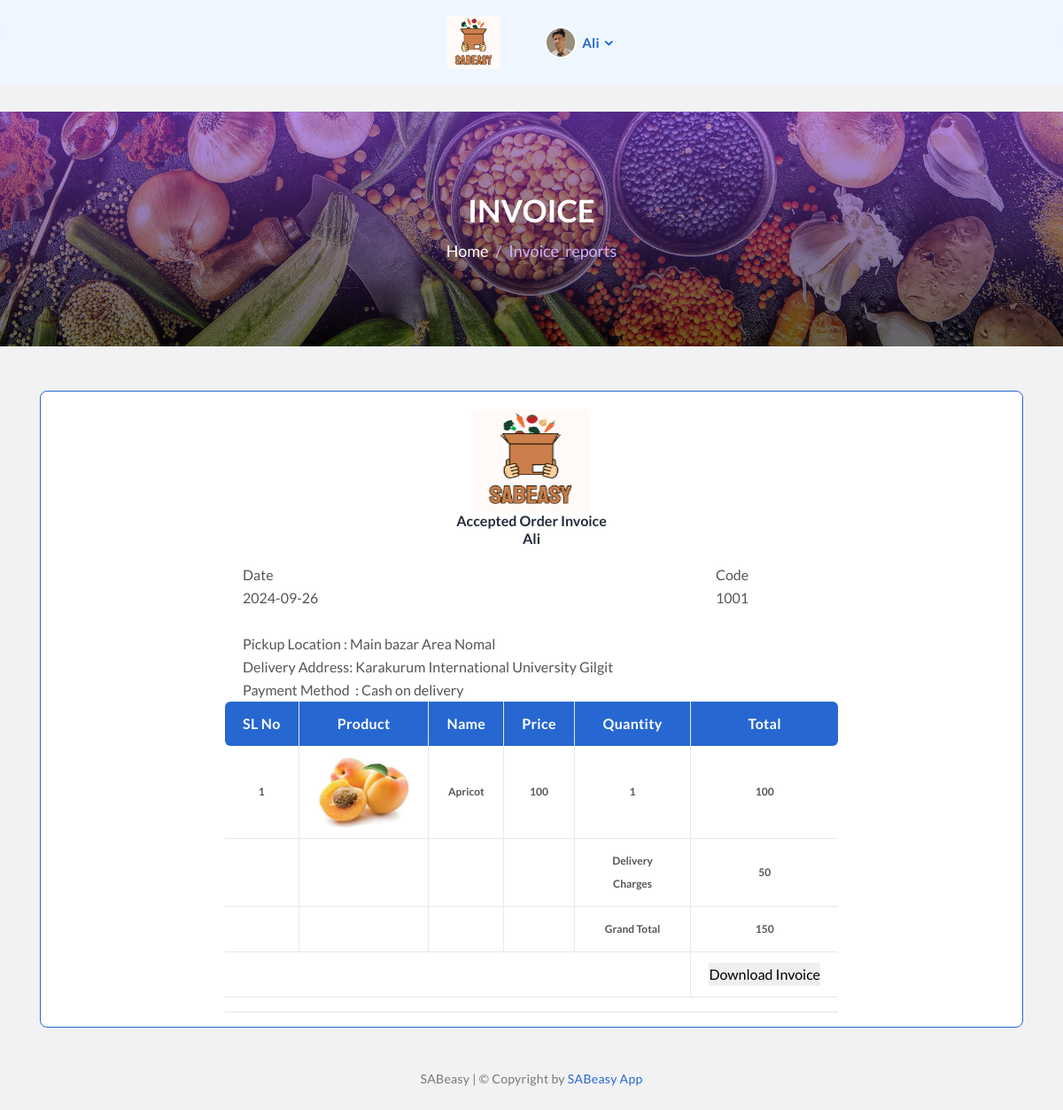
/invoice_reports.php?invoice=1001 (signed in), run on the app's committed database.
### tables this page shows
CREATE TABLE `tbl_order` (
  `orderid` int(11) NOT NULL,
  `orderdate` date DEFAULT NULL,
  `invoice` varchar(100) DEFAULT NULL,
  `paymentmethod` varchar(50) DEFAULT NULL,
  `amount` float DEFAULT NULL,
  `status` varchar(20) DEFAULT NULL,
  `cus_lat` varchar(1000) NOT NULL,
  `cus_lng` varchar(1000) NOT NULL,
  `deliver_address` varchar(600) NOT NULL
);

CREATE TABLE `tbl_users` (
  `uid` int(11) NOT NULL,
  `role_id` int(11) DEFAULT NULL,
  `name` varchar(50) DEFAULT NULL,
  `email` varchar(50) DEFAULT NULL,
  `contact` varchar(16) DEFAULT NULL,
  `username` varchar(50) DEFAULT NULL,
  `password` varchar(50) DEFAULT NULL,
  `picture` varchar(200) DEFAULT NULL,
  `status` varchar(100) DEFAULT NULL,
  `logo` varchar(200) DEFAULT NULL,
  `createdby` int(11) DEFAULT NULL,
  `createddate` date DEFAULT NULL,
  `address` varchar(500) NOT NULL,
  `latitude_val` varchar(1000) NOT NULL,
  `longitude_val` varchar(1000) NOT NULL
);

CREATE TABLE `tbl_orderitems` (
  `orderitemid` int(11) NOT NULL,
  `invoice` varchar(50) DEFAULT NULL,
  `itemid` int(11) DEFAULT NULL,
  `price` float DEFAULT NULL,
  `qty` int(11) DEFAULT NULL,
  `amount` int(11) DEFAULT NULL,
  `customerid` int(11) DEFAULT NULL,
  `orderitemdate` date DEFAULT NULL,
  `status` varchar(50) DEFAULT NULL,
  `ordergeneratedby` int(11) DEFAULT NULL,
  `ordercreateddate` date DEFAULT NULL
);

CREATE TABLE `tbl_items` (
  `id` int(11) NOT NULL,
  `category_id` int(11) DEFAULT NULL,
  `itemname` varchar(50) DEFAULT NULL,
  `price` float DEFAULT NULL,
  `qty` int(11) DEFAULT NULL,
  `picture` varchar(200) DEFAULT NULL,
  `createdby` int(11) DEFAULT NULL,
  `createddate` date DEFAULT NULL,
  `status` varchar(20) DEFAULT NULL
);

### dashboard/db_connection.php (called while the page is built, shortened)
<?php
$con = mysqli_connect('localhost', 'root', '', 'food_db');
function ExecuteQuery($query) {
    global $con;
    return mysqli_query($con, $query);
}
?>

### invoice_reports.php (the view, shortened to what this page needs)
<?php
  include('dashboard/db_connection.php');
  $customer_id = $_SESSION['customer'][2];
  $invoice = $_GET['invoice'];
  $query = "SELECT
                tbl_items.id,tbl_items.itemname,tbl_items.picture,
                tbl_orderitems.invoice,
                tbl_orderitems.price,
                tbl_orderitems.qty,
                tbl_orderitems.amount,
                tbl_orderitems.orderitemdate
                FROM tbl_orderitems
                INNER JOIN tbl_items on tbl_items.id = tbl_orderitems.itemid
                INNER join tbl_order on tbl_order.invoice = tbl_orderitems.invoice
                where tbl_orderitems.customerid = '$customer_id' and tbl_orderitems.invoice='$invoice' and tbl_order.invoice='$invoice'";
  $rows = ExecuteQuery($query);
              $Order_detail_query = "SELECT
              count(tbl_orderitems.orderitemid),
              tbl_order.orderid,
              tbl_order.amount,
              tbl_order.invoice,
              tbl_order.orderdate,
              tbl_order.status,
              tbl_orderitems.ordercreateddate,
              tbl_users.address as 'cust_loc',
              shop.address      as 'from_loc',
              shop.name         as 'shop_name',
              shop.contact      as 'ctct_num',
              shop.email        as 'mail_num'
              FROM tbl_orderitems
              inner join tbl_users ON tbl_users.uid = tbl_orderitems.customerid
              INNER join tbl_order ON tbl_order.invoice = tbl_orderitems.invoice
              INNER join tbl_users as shop on shop.uid = tbl_orderitems.ordergeneratedby
              where tbl_users.uid = '$customer_id' and tbl_orderitems.invoice='$invoice' and tbl_order.invoice='$invoice'
              group by
              tbl_order.amount,
              tbl_order.invoice,
              tbl_order.orderdate,
              tbl_order.status,
              tbl_users.address,
              shop.address,
              shop.name,
              shop.contact,
              shop.email,
              tbl_order.orderid";
              $Order_detail_Row = ExecuteQuery($Order_detail_query);
              $ODR              = mysqli_fetch_array($Order_detail_Row);
?>
<!DOCTYPE html>
<html lang="en">
  <head>
    <link rel="stylesheet" href="fonts/icofont/icofont.min.css" />
    <link rel="stylesheet" href="fonts/flaticon/grocery/flaticon.css" />
    <link rel="stylesheet" href="css/vendor/slick.css" />
    <link rel="stylesheet" href="css/vendor/bootstrap.css" />
    <link rel="stylesheet" href="css/custom/main.css" />
    <link rel="stylesheet" href="css/custom/orderlist.css" />
  </head>
  <body>
    <header class="header-part">
      <div class="container">
        <div class="header-left">
          <div class="header-icon-group">
            <a class="header-logo" href="index.php"
              ><img src="logo2.png" alt="logo" /></a
            ><button class="icon-cross"><i class="icofont-close"></i></button>
          </div>
        </div>
        <div class="header-right">
          <div class="select-menu header-user">
          <?php
            if(isset($_SESSION['customer']))
            {
        ?>
           <img class="img" src="Profiles/<?php echo  $_SESSION['customer'][7] ?>" width="25" height="25" alt="user" style="border-radius:100%" />
            <span class="text">
        <?php
            echo $_SESSION['customer'][3];
            ?></span>
            <?php
            }?>
        </div>
      </div>
    </header>
    <section
      class="single-banner"
      style="
        background: url(images/shop/banner/grocery/single-banner.jpg)
          no-repeat center;
        background-size: cover;
      "
    >
      <div class="container">
        <h2>Invoice</h2>
        <ol class="breadcrumb">
          <li class="breadcrumb-item"><a href="index.php">Home</a></li>
          <li class="breadcrumb-item active" aria-current="page">invoice_reports</li>
        </ol>
      </div>
    </section>
    <section class="orderlist-part" id="pdf_report">
      <div class="container">
       <div class="row">
          <div class="col-lg-12">
            <div class="orderlist">
                <div class="row">
                  <div class="col-lg-4">
                   </div>
                   <div class="col-lg-4" style="text-align:center" >
                            <img src="logo2.png" alt="PHOTO" style="width:40%; height:60%; margin-top:20px">
                            <h5>Accepted Order Invoice</h5>
                            <h6>
                                        <?php
                                            echo $_SESSION['customer'][3];
                                        ?>
                            </h6>
                   </div>
                   <div class="col-lg-4">
                   </div>
                </div>
                <div class="row">
                  <div class="col-lg-12">
                      <div class="row">
                          <div class="col-lg-2">
                          </div>
                          <div class="col-lg-6" style="margin-left:20px">
                          Date
                          <br>
                         <?php echo  $ODR[4]; ?><br><br>
                          Pickup Location : <?php echo  $ODR[8]; ?><br>
                          Delivery Address: <?php echo  $ODR[7]; ?><br>
                          Payment Method&nbsp; : Cash on delivery<br>
                        </div>
                        <div class="col-lg-2">
                            Code<br>
                            <?php echo  $invoice; ?>
                          </div>
                      </div>
                               <div class="row">
                  <div class="col-lg-2">
                  </div>
                  <div class="col-lg-8">
                  <div class="table-scroll">
                      <table class="table-list table-response">
                        <thead>
                          <tr>
                            <th >SL No</th>
                            <th >Product</th>
                            <th >Name</th>
                            <th >Price</th>
                            <th >Quantity</th>
                            <th >Total</th>
                          </tr>
                        </thead>
                        <tbody>
                        <?php
              $sno = 0;
              $total = 0;
              while($data = mysqli_fetch_array($rows))
              {
                $sno++;
                echo '
                      <tr style="font-size:12px">
                        <td style="font-size:12px">'.$sno.'</td>
                        <td>
                         <img src="../item/'.$data[2].'" alt="product"/>
                        </td>
                        <td style="font-size:12px;">'.$data[1].'</td>
                        <td style="font-size:12px">
                          '.$data[4].'
                        </td style="font-size:12px">
                        <td style="font-size:12px">1</td>
                        <td style="font-size:12px">'.($data[4]*1).'</td>
                      </tr>';
                      $total += ($data[4]*1);
              }
            ?>
                        </tbody>
                        <tr>
                          <td></td>
                          <td></td>
                          <td></td>
                          <td></td>
                          <td style="font-size:12px">Delivery Charges</td>
                          <td style="font-size:12px"><?php echo '50'; ?></td>
                        </tr>
                        <footer>
                          <td></td>
                          <td></td>
                          <td></td>
                          <td></td>
                          <td style="font-size:12px">Grand Total</td>
                          <td style="font-size:12px"><?php echo ($total+50); ?></td>
                        </footer>
                        <tr>
                            <td colspan="5"></td>
                            <td><input type="button" value="Download Invoice" onclick="GetHTML()"></td>
                        </tr>
                      </table>
                      <hr>
                        </div>
                  </div>
                  <div class="col-lg-2">
                  </div>
                </div>
                </div>
            </div>
            </div>
           </div>
        </div>
      </div>
    </section>
    <footer class="footer-part">
      <p>SABeasy | &COPY; Copyright by <a href="#">SABeasy App</a></p>
    </footer>
  </body>
</html>

### css/custom/orderlist.css (style rules this page uses)
.table-scroll { padding:0px }
.orderlist { padding:0px 30px;border-radius:8px;margin-bottom:30px;background:var(--white);border:1px solid var(--primary) }
.orderlist:last-child { margin-bottom:0px }

### data on the page
tbl_order: orderdate "2024-09-26", tbl_users.address "Karakurum International University Gilgit"
tbl_orderitems: itemid.picture (picture), itemid.itemname "Apricot", price "100", $data[4]*1 "100"

### other printed values
$_SESSION['customer'][3] "Ali"
$ODR[8] "Main bazar Area Nomal"
$invoice "1001"
$total+50 "150"
